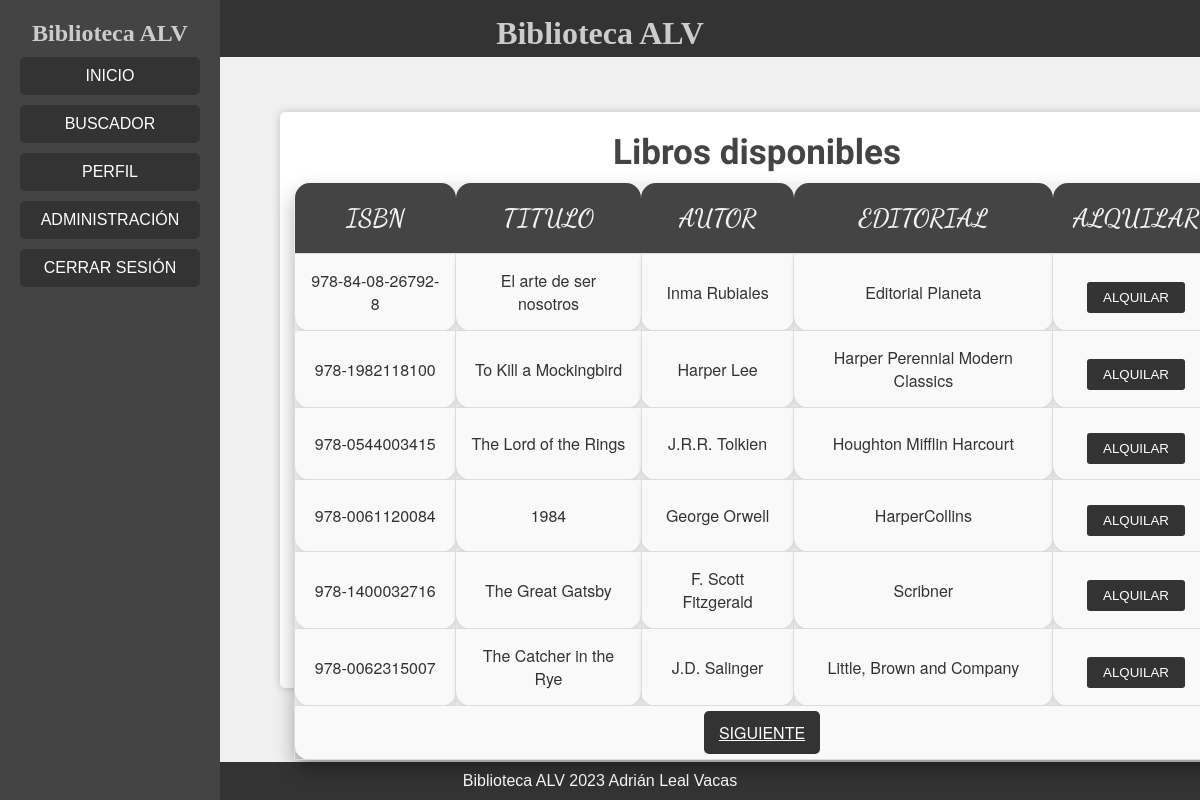
Page /appBibliotecaALV/index.php?ruta=principal (signed in) on the committed database.
### tables this page shows
CREATE TABLE `libros` (
  `id` int(11) NOT NULL,
  `isbn` varchar(30) NOT NULL,
  `titulo` varchar(100) NOT NULL,
  `autor` varchar(100) NOT NULL,
  `editorial` varchar(60) NOT NULL,
  `enPrestamo` int(1) DEFAULT NULL
);

### appBibliotecaALV/bibliotecaBBDD/listarLibros.inc.php (called while the page is built, shortened)
<?php
function listarLibros(int $limite):array{
    try {
        $mysqli = establecerConexion();
        if ($resultado = mysqli_query($mysqli, "SELECT * FROM libros WHERE enPrestamo IS NULL LIMIT $limite,6")) {
            $arrayResultados = mysqli_fetch_all($resultado,MYSQLI_ASSOC);
            return $arrayResultados;
        };
    } catch(Exception $e) {
        return [];
    } finally {
        cerrarConexion($mysqli);
    }
};
?>

### appBibliotecaALV/estructuraWeb/cuerpo.inc.php (the view, shortened to what this page needs)
<section class="fondoTabla">
    <table>
        <caption>Libros disponibles</caption>
        <tr>
            <th>ISBN</th>
            <th>TITULO</th>
            <th>AUTOR</th>
            <th>EDITORIAL</th>
            <th>ALQUILAR</th>
        </tr>
        <?php
        if (!isset($_GET["pag"]) || ($_GET["pag"] == 1)) {
            $limite = 0;
        } else {
            $limite = 6 * ($_GET["pag"] - 1);
        }
        $arrayResultados = listarLibros($limite);
        foreach ($arrayResultados as $key => $val) {
        ?>
            <tr><td><?php echo $val['isbn']; ?></td>
                <td><?php echo $val['titulo']; ?></td>
                <td><?php echo $val['autor']; ?></td>
                <td><?php echo $val['editorial']; ?></td>
                <td>
                    <form action='<?php echo $_SERVER["PHP_SELF"] . "?ruta=principal"; ?>' method='post'>
                        <input type='submit' id='enviar' name='enviar' value='ALQUILAR'>
                    </form>
                </td>
            </tr>
        <?php
        };
        ?>
        <?php $numResultados = numeroFilas(); ?>
        <tr>
            <td colspan="5">
                <?php
                    if (!isset($_GET["pag"])) {
                ?>
                        <a href="<?php echo $_SERVER["PHP_SELF"] . "?ruta=principal&pag=2"; ?>">Siguiente</a>
                <?php
                    } else {
                        if (($_GET["pag"] + 1) < (($numResultados / 6) + 1)) {
                ?>
                    <a href="<?php echo $_SERVER["PHP_SELF"] . "?ruta=principal&pag=" . ($_GET["pag"] + 1); ?>">Siguiente</a>
                <?php
                        }
                    }
                ?>
            </td>
        </tr>
    </table>
</section>

### appBibliotecaALV/index.php (shortened to what this page needs)
<!DOCTYPE html>
<html lang="es">
<head>
    <link rel="stylesheet" href="css/style.css">
</head>
<body>
    <?php include_once "./estructuraWeb/cabezera.inc.php" ?>
    <?php include_once "./estructuraWeb/menu.inc.php" ?>
    <?php
    if (empty($_GET) || !isset($_SESSION["usuario"])) {
        if (isset($_GET["ruta"]) && ($_GET["ruta"] == "registro")) {
            include_once "./estructuraWeb/registro.inc.php";
        } else {
            if (!isset($_SESSION["usuario"]) && isset($_GET["ruta"]) && ($_GET["ruta"] == "principal" || $_GET["ruta"] == "perfil" || $_GET["ruta"] == "logout" || $_GET["ruta"] == "buscar" || $_GET["ruta"] == "administracion")) {
    ?>
                <script>
                    alert('Es obligatorio el inicio de sesión para entrar a la página perdone las molestias');
                </script>
    <?php
                include_once "./estructuraWeb/login.inc.php";
            } else {
                include_once "./estructuraWeb/login.inc.php";
            }
        }
    } elseif (isset($_SESSION["usuario"])) {
        if (isset($_GET["ruta"]) && ($_GET["ruta"] == "principal")) {
            include_once "./estructuraWeb/cuerpo.inc.php";
        } elseif (isset($_GET["ruta"]) && ($_GET["ruta"] == "perfil")) {
            include_once "./estructuraWeb/perfil.inc.php";
        } elseif (isset($_GET["ruta"]) && ($_GET["ruta"] == "logout")) {
            include_once "./estructuraWeb/logout.inc.php";
        } elseif (isset($_GET["ruta"]) && ($_GET["ruta"] == "buscar")) {
            include_once "./estructuraWeb/buscar.inc.php";
        } elseif (isset($_GET["ruta"]) && ($_GET["ruta"] == "administracion") && $_SESSION["rol"] == "administrador") {
            include_once "./estructuraWeb/administracion.inc.php";
        }
    }
    ?>
    <?php include_once "./estructuraWeb/pie.inc.php" ?>
</body>
</html>

### appBibliotecaALV/estructuraWeb/cabezera.inc.php
<header>
    <h1 class="titleHeader">
        Biblioteca ALV
    </h1>
</header>

### appBibliotecaALV/estructuraWeb/menu.inc.php
<nav>
    <h2 class="titleNav">Biblioteca ALV</h2>
    <?php
    if (isset($_SESSION["usuario"]) && !empty($_SESSION["usuario"])) {
    ?>
        <a href="<?php echo $_SERVER["PHP_SELF"] . "?ruta=principal"; ?>">Inicio</a>
        <a href="<?php echo $_SERVER["PHP_SELF"] . "?ruta=buscar"; ?>">Buscador</a>
        <a href="<?php echo $_SERVER["PHP_SELF"] . "?ruta=perfil"; ?>">Perfil</a>
    <?php
    };
    ?>
    <?php
    if (isset($_SESSION["rol"]) && !empty($_SESSION["rol"]) && $_SESSION["rol"] == "administrador") {
    ?>
        <a href="<?php echo $_SERVER["PHP_SELF"] . "?ruta=administracion"; ?>">Administración</a>
    <?php
    };
    ?>
    <?php
    if (isset($_SESSION["usuario"]) && !empty($_SESSION["usuario"])) {
    ?>
        <a href="<?php echo $_SERVER["PHP_SELF"] . "?ruta=logout"; ?>">Cerrar sesión</a>
    <?php
    };
    ?>
</nav>

### appBibliotecaALV/estructuraWeb/pie.inc.php
<footer>
    <p>Biblioteca ALV 2023 Adrián Leal Vacas</p>
</footer>

### appBibliotecaALV/css/style.css (style rules this page uses)
* { padding: 0; margin: 0; }
body { font-family: Arial, sans-serif; background-color: #f0f0f0; margin: 0; padding: 0; display: flex; flex-direction: column; min-height: 100vh; }
header { background-color: #333; color: #fff; padding: 5px; text-align: center; }
nav { background-color: #444; padding: 10px; text-align: center; height: 100vh; width: 200px; position: fixed; left: 0; top: 0; }
nav a { text-decoration: none; color: #fff; margin: 10px; display: block; }
table { width: 97%; border-collapse: collapse; margin: 20px; font-family: 'Helvetica Neue', sans-serif; border-radius: 15px; box-shadow: 0 10px 20px rgba(0, 0, 0, 0.3); text-align: center; background: #f1f1f1; }
caption { font-size: 35px; font-weight: bold; margin-bottom: 10px; font-family: 'Petit Formal Script', cursive; color: #444; }
th { font-family: 'Dancing Script'; background: #444; font-size: 25px; color: #f1f1f1; font-weight: bold; padding: 20px; border-radius: 15px 15px 0 0; }
td { padding: 15px; border: 1px solid #dcdcdc; background: #f9f9f9; color: #333; border-radius: 0 0 15px 15px; box-shadow: 0 5px 5px rgba(0, 0, 0, 0.1); }
tr:nth-child(odd) { background: #e5e5e5; }
tr:nth-child(even) { background: #d9d9d9; }
a { text-transform: uppercase; background: #333; color: #fff; border: none; border-radius: 5px; padding: 10px 15px; cursor: pointer; margin-left: 10px; }
section, .login, .adminBuscar, .ampliado { width: 40%; background-color: #fff; padding: 20px; margin: 6% auto 20px auto; border-radius: 5px; box-shadow: 0 0 10px rgba(0, 0, 0, 0.2); display: flex; flex-direction: column; align-items: center; justify-content: center; }
.titleNav, .titleHeader { margin-top: 10px; font-family: 'Clicker Script', cursive; color: #ccc; }
form { text-align: center; }
input[type="submit"], .boton-extras { background-color: #333; color: #fff; padding: 8px 16px; border: none; border-radius: 3px; cursor: pointer; }
input[type="submit"] { margin-top: 10px; }
footer { background-color: #333; color: #fff; text-align: center; padding: 10px; margin-top: auto; }

### rows in the picture
libros: isbn "978-84-08-26792-8", titulo "El arte de ser nosotros", autor "Inma Rubiales", editorial "Editorial Planeta"
libros: isbn "978-1982118100", titulo "To Kill a Mockingbird", autor "Harper Lee", editorial "Harper Perennial Modern Classics"
libros: isbn "978-0544003415", titulo "The Lord of the Rings", autor "J.R.R. Tolkien", editorial "Houghton Mifflin Harcourt"
libros: isbn "978-0061120084", titulo "1984", autor "George Orwell", editorial "HarperCollins"
libros: isbn "978-1400032716", titulo "The Great Gatsby", autor "F. Scott Fitzgerald", editorial "Scribner"
libros: isbn "978-0062315007", titulo "The Catcher in the Rye", autor "J.D. Salinger", editorial "Little, Brown and Company"
